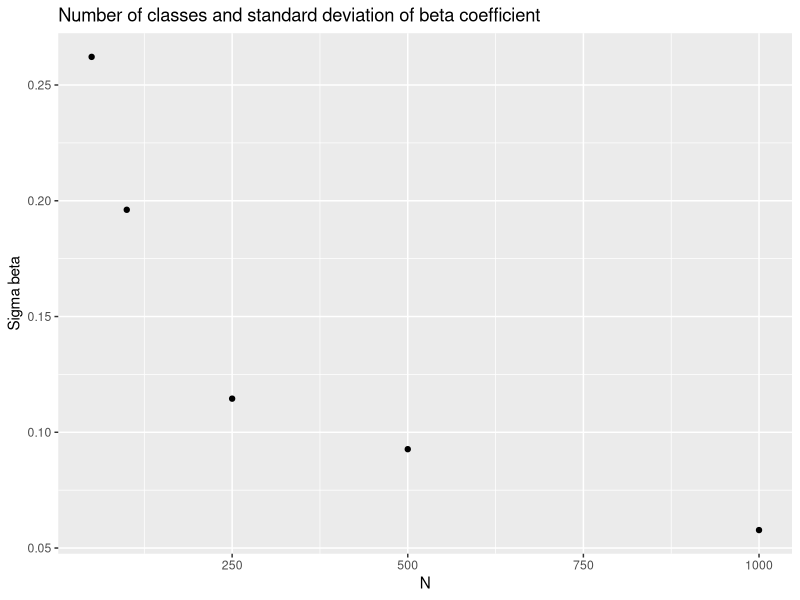

The R script that drew this image: (Note: this script raises an error after producing the figure.)
## ---------------------------
##
## Script name: PS1_pianella.R
##
## Purpose of script: to provide solutions for the progamming part of the first
##                    problem set in econometrics I
##                  
## Author: Matteo Pianella
##
## Date Created: 23rd January 2024
##
## ---------------------------
##
## Notes:
##   
##
## ---------------------------

library(dplyr)
library(ggplot2)

# ex 4.a -------
## I run 819 simulations using a binomial distribution
s_bar <- .556
n_cities_between5500_and_6500 <- 102
set.seed(314)
n_sim <- 819
n_below_6000 <- rbinom(n_sim, n_cities_between5500_and_6500, s_bar)
s_c <- n_below_6000/102 # calculate s_c for each city 
sd_s_c <- sqrt((sum((s_c - s_bar)^2))/n_sim)
print(c(sd_s_c, min(s_c), max(s_c))) # my sd is consistently lower than what they have in Table A1 (0.118)

# ex 4.b.1 ------
## I use a binomial distribution to run 100 simulation for each possible scenario of N
N <- c(50, 100, 250, 500, 1000)
p <- 1/2 # this is the probability of selecting a female in a Bernoulli trial 
k <- 40  # number of students in each class
beta <- 1/3
n_sim <- 100
d_beta_hat <- list()
sigma_beta <- list()
get_sd <- function(N, p, k, beta, n_sim){
    for(i in 1:length(N)){
        d <- c()
        for(j in 1: n_sim){
            n_female_p_class <- rbinom(N[i], size = k, prob = p) # generate a list of values for each possible scenario of N
            fract_fem_p_class <- n_female_p_class/k
            epsilon <- rnorm(N[i])  # generate a list of values for epsilon
            y <- beta * fract_fem_p_class + epsilon
            data_lm <- data_frame(y, epsilon)
            model <- lm(y ~ 0 + fract_fem_p_class)
            x <- coef(model)
            d <- rbind(d, x)
        }
        # d_beta_hat[[i]] <- data.frame(beta_hat = d, size = rep(N[i], nrow(d)), row.names = NULL)
        sigma_beta[[i]] <- sd(d)
    }
    # # calculate standard deviations
    # sigma_beta <- do.call(rbind, lapply(d_beta_hat, function(x) sd(x[[1]])))
    # return(sigma_beta)
    return(sigma_beta)
    
}
set.seed(3141)
sigma_beta <- get_sd(N = N ,p=p,k=k,beta=beta,n_sim=n_sim)
d_plot_4b1 <- data_frame(sigma_beta = unlist(sigma_beta), size = N)

p4b1 <- ggplot(d_plot_4b1, aes(x = N, y = sigma_beta)) +
    geom_point() +
    labs(title = "Number of classes and standard deviation of beta coefficient", x = "N", y = "Sigma beta")
p4b1

# ex 4.b.2 ----
# set up coefficients again
N <- c(50, 100, 250, 500, 1000)
p <- 1/2 # this is the probability of selecting a female in a Bernoulli trial 
k <- 40  # number of students in each class
beta <- 1/3
n_sim <- 1500
d_beta_hat <- list()
sigma_beta <- list()
k <- c(10, 20, 60)
data <- data_frame()
for(w in 1:length(k)){
    sigma_beta <- get_sd(N = N, p=p, k = k[w], beta = beta, n_sim = n_sim2)
    d <- data_frame(sigma_beta = unlist(sigma_beta), size = N, class_size = k[w])
    data <- rbind(data, d)
}

d <- data_frame(d_plot_4b1, class_size = 40)
data_plot_4b2 <- rbind(d, data)

p4b2 <- ggplot(data_plot_4b2, aes(x = size, y = sigma_beta, color = class_size)) +
    geom_point() +
    theme_minimal() +
    labs(title = "Number of classes and standard deviation of beta coefficient", x = "N", y = "Sigma beta")
p4b2


